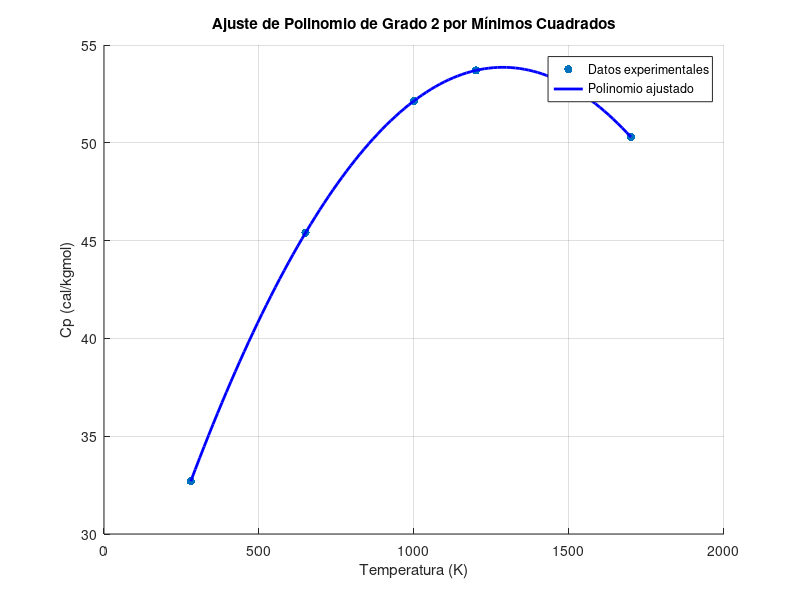

The MATLAB script that drew this image:
% MINIMOS CUADRADOS DE UN POLINOMIO DE GRADO N
% Datos del problema
x = [280 650 1000 1200 1500 1700]; % Temperatura (K)
y = [32.7 45.4 52.15 53.7 52.9 50.3]; % Cp (cal/kgmol)
n = 2; % Grado del polinomio

% Construcción de la matriz del sistema de ecuaciones
X = ones(length(x), n+1);
for i = 2:n+1
    X(:,i) = x.^(n+2-i);
end

% Resolución del sistema por mínimos cuadrados
theta = X\y';

% Cálculo de los valores predichos
y_pred = X * theta;

% Cálculo de residuos
residuos = y' - y_pred;

% Mostrar la ecuación del polinomio ajustado
fprintf('\nLa ecuación del polinomio ajustado es:\nCp(T) = ');
for i = 1:n+1
    fprintf('%.4f T^%d', theta(i), n-i+1);
    if i < n+1
        fprintf(' + ');
    end
end
fprintf('\n');

% Graficar los datos y la curva ajustada
figure('Position', [100, 100, 800, 500]);
scatter(x, y, 'ro', 'filled', 'DisplayName', 'Datos experimentales'); % Puntos experimentales
hold on;
x_fit = linspace(min(x), max(x), 100);
X_fit = ones(length(x_fit), n+1);
for i = 2:n+1
    X_fit(:,i) = x_fit.^(n+2-i);
end
y_fit = X_fit * theta;
plot(x_fit, y_fit, 'b-', 'LineWidth', 2, 'DisplayName', 'Polinomio ajustado');

% Etiquetas y título
xlabel('Temperatura (K)');
ylabel('Cp (cal/kgmol)');
title(['Ajuste de Polinomio de Grado ', num2str(n), ' por Mínimos Cuadrados']);
legend('Location', 'Best');
grid on;
hold off;

% Cálculo del error cuadrático total (SSE)
S = sum(residuos.^2);

% Cálculo de la suma total de cuadrados (ST)
y_mean = mean(y);
ST = sum((y - y_mean).^2);

% Cálculo del coeficiente de determinación R^2
R2 = 1 - (S / ST);

% Cálculo del error estándar de la estimación Se
% Corregido: grados de libertad = n-(grado+1), donde n es el número de datos
% y grado+1 es el número de parámetros estimados
Se = sqrt(S / (length(x) - (n+1)));

% Mostrar resultados estadísticos
fprintf('\nEstadísticas del ajuste:\n');
fprintf('Error cuadrático total (SSE) = %.4f\n', S);
fprintf('Coeficiente de determinación (R^2) = %.4f\n', R2);
fprintf('Error estándar de la estimación (Se) = %.4f\n', Se);

% Imprimir tabla de valores
fprintf('\nTabla de valores y residuos:\n');
fprintf('    T    |    Cp    | Predicho | Residuo\n');
fprintf('---------|----------|----------|--------\n');
for i = 1:length(x)
    fprintf('%8.1f | %8.4f | %8.4f | %8.4f\n', ...
        x(i), y(i), y_pred(i), residuos(i));
end